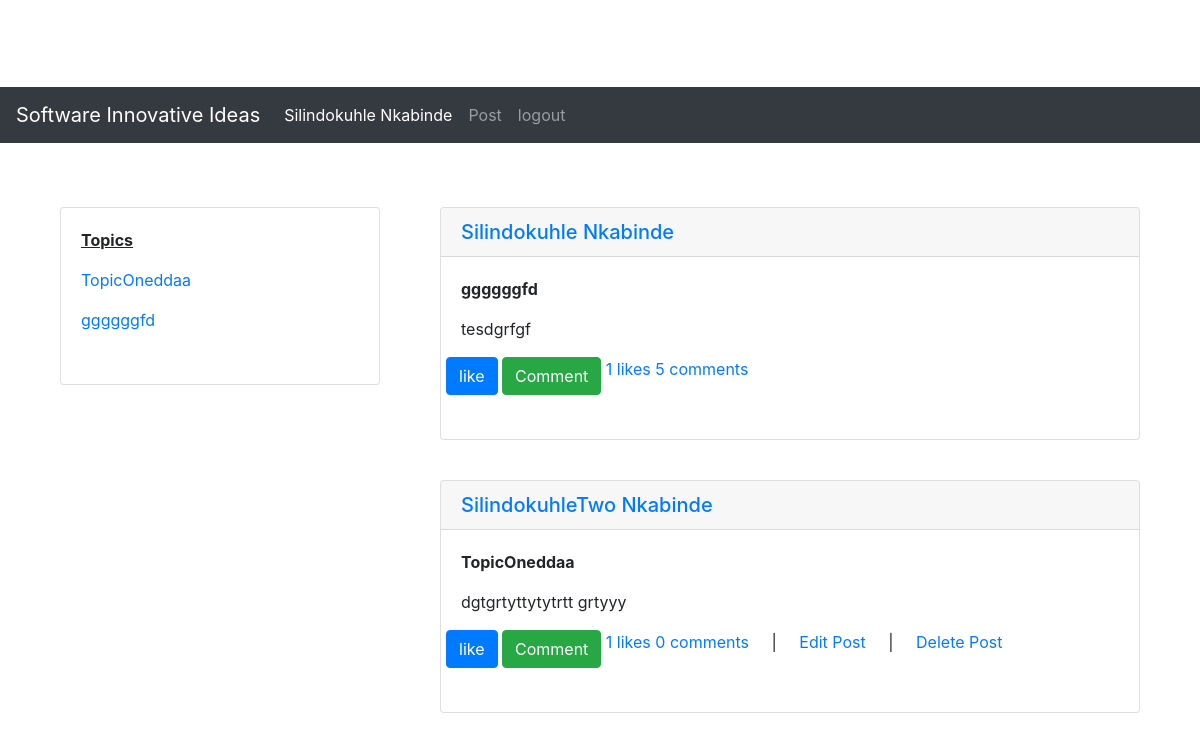
The app's page /landing/10 with its own data.
### blog/models.py (models this page shows)
class Topics(models.Model):
	topic = models.CharField(max_length=255)
	topic_date = models.DateTimeField(max_length=50)

class Users(models.Model):
	User_roleID = models.ForeignKey(UserRoles, on_delete=models.CASCADE, null=True)
	user_name = models.CharField(max_length=255)
	name = models.CharField(max_length=255, default= '')
	birthdate = models.CharField(max_length=255)
	surname = models.CharField(max_length=255, default= '')
	email = models.CharField(max_length=255, default= '')
	identifier = models.CharField(max_length=255, default= '')
	password = models.CharField(max_length=255)
	cell_number = models.CharField(max_length=80)
	user_date = models.DateTimeField(max_length=50)

class Ideas(models.Model):
	userID = models.ForeignKey(Users, on_delete=models.CASCADE)
	idea = models.TextField(default= '')
	idea_date = models.DateTimeField(max_length=50)

### blog/views.py (the view)
# urls.py: path('landing/<int:userid>', views.main_landing, name='main_landing'),
def main_landing(request, userid):
  context = {"topics":"", "userid": "", "ideas": []}
  template = loader.get_template('landing.html')
  listtopicsqueryresult = topics_queries.list_topics_query();
  if listtopicsqueryresult["success"] == True:
    context["topics"] = listtopicsqueryresult["result"]
    user = {
    "id": userid
    }
    get_user_by_id_queryresult = users_queries.get_user_by_id_query(user)
    ideas_queries_result = ideas_queries.get_ideas_and_topics_query({"userID": get_user_by_id_queryresult["result"]["id"]})
    role_query_result = user_roles_queries.get_user_role_by_id_query(get_user_by_id_queryresult["result"]["User_roleID_id"])
    print(role_query_result)
    print(ideas_queries_result["result"])
    print(get_user_by_id_queryresult)
    context["userid"] = get_user_by_id_queryresult["result"]["id"]
    context["ideas"] = ideas_queries_result["result"]
    context["role"] = role_query_result["result"]["role"]
    return HttpResponse(template.render(context, request))
  return HttpResponse(template.render(context, request))

### blog/topics_queries.py (called while the page is built)
def list_topics_query():
	result = {"success": False, "result": {}, "error": []}
	try:
		list_topics_query_result = Topics.objects.values().distinct()
		if list_topics_query_result is None:
			return result
		else:
			result["success"] = True
			result["result"] = list_topics_query_result
			result["error"] = []
			return result
		return result
	except Exception as error:
			result["success"] = False
			result["result"] = {}
			result["error"].append(error)
	return result

### blog/user_roles_queries.py (called while the page is built)
def get_user_role_by_id_query(roleid):
	result = {"success": False, "result": {}, "error": []}
	try:
		user_role_result = UserRoles.objects.filter(id=roleid).values().first()
		print("user_role")
		print(user_role_result)
		if user_role_result is None:
			return result
		else:
			result["success"] = True
			result["result"] = user_role_result
			result["error"] = []
			return result
		return result
	except Exception as error:
			print("get_user_role_by_id_query error")
			print(error)
			result["success"] = False
			result["result"] = roleid
			result["error"].append("role doesn't exist for role_id {0}" .format(roleid))
	return result

### blog/users_queries.py (called while the page is built)
def get_user_by_id_query(user):
	result = {"success": False, "result": {}, "error": []}
	try:
		print(user["id"])
		user_query_result = Users.objects.filter(id=user["id"]).values().first()
		if user_query_result is None:
			return result
		else:
			result["success"] = True
			result["result"] = user_query_result
			result["error"] = None
			return result
		return result
	except Exception as error:
			print("get_user_by_id_query error")
			print(error)
			result["success"] = False
			result["result"] = user
			result["error"].append(error)
	return result

### blog/templates/landing.html (shortened to what this page needs)
﻿<!DOCTYPE html>
{% load static %}
<html lang="en" xmlns="http://www.w3.org/1999/xhtml">
<head>
    <link rel="stylesheet" href="{% static '.\bootstrap\dist\css\bootstrap.css' %}">
    <link rel="stylesheet" href="{% static '.\bootstrap\dist\css\website\landing.css' %}">
</head>
<body>
    <nav class="navbar navbar-expand-lg navbar-dark bg-dark">
        <a class="navbar-brand" href="#">Software Innovative Ideas</a>
        <div class="collapse navbar-collapse" id="navbarSupportedContent">
            <ul class="navbar-nav mr-auto">
                <li class="nav-item active">
                    <a class="nav-link" href="./myprofile.html">Silindokuhle Nkabinde<span class="sr-only">(current)</span></a>
                </li>
                <li class="nav-item">
                    <a class="nav-link" href="/addidea/{{userid}}">Post</a>
                </li>
                <li class="nav-item">
                    <a class="nav-link" href="/logout/">logout</a>
                </li>
            </ul>
        </div>
    </nav>
    <div class="pt-5 container">
        <div class="row">
            <div class="col-md-4">
                <div class="pt-3 pb-4 container">
                    <div class="pb-3 card">
                        <div class="card-body">
                            <p id="topics"><b><u>Topics</u></b></p>
                            {% for x in topics %}
                            <p><a href="{{x.id}}" class="card-text">{{x.topic}}</a></p>
                            {% endfor %}
                        </div>
                    </div>
                </div>
            </div>
            <div class="col-md-8">
                {% for x in ideas %}
                <div class="pt-3 pb-4 container">
                    <div class="pb-2 card">
                        <h5 class="card-header"><a href="{{x.userID}}">{{x.name}} {{x.surname}}</a></h5>
                        <div class="card-body">
                            <p id="topics"><b>{{x.topic}}</b></p>
                            <p class="card-text">{{x.idea}}</p>
                            <div class="row">
                                <form action="/addlike/{{userid}}" method="post">
                                    <button type="submit" class="btn btn-primary">like</button>
                                </form>&nbsp;
                                <form action="/addcomment/{{userid}}" method="post">
                                    <button type="submit" class="btn btn-success">Comment</button>
                                </form>&nbsp;
                                <form id="listlikes" action="/likes/{{userid}}" method="post">
                                    <a href="#" onclick="gotoListLikes({{ x }}, {{userid}})">{{x.likes}} likes</a>&nbsp;
                                </form>
                                <form id="listcomments" action="/addcomment/{{userid}}" method="post">
                                    <a href="#" onclick="gotoListComments({{ x }}, {{userid}})">{{x.comments}} comments</a>
                                </form>
                                {% if x.canEdit == 1 %}
                                &nbsp;&nbsp; &nbsp;&nbsp;| &nbsp;&nbsp;&nbsp;&nbsp;
                                <form id="editidea" action="/editidea/{{userid}}" method="post">
                                    <a href="#" onclick="editPost({{ x }}, '{{x.topic}}', {{userid}})">Edit Post</a>
                                </form>&nbsp;&nbsp; &nbsp;&nbsp;| &nbsp;&nbsp;&nbsp;&nbsp;
                                <form id="deleteidea" action="/deleteidea/{{userid}}" method="post">
                                    <a href="#" onclick="deletePost({{x}}, '{{x.topic}}', '{{x.topicID}}', {{userid}})">Delete Post</a>
                                </form>
                                {% endif %}
                            </div>
                        </div>
                    </div>
                </div>
                {% endfor %}
            </div>
        </div>
    </div>
</body>
</html>

### records on screen
Topics: topic "TopicOneddaa", topic "TopicOneddaa"
Topics: topic "ggggggfd", topic "ggggggfd"
Users: name "Silindokuhle", surname "Nkabinde"
Ideas: idea "tesdgrfgf"
Users: name "SilindokuhleTwo", surname "Nkabinde"
Ideas: idea "dgtgrtyttytytrtt grtyyy"

### other values on screen
{{ x.likes }} "1" "1"
{{ x.comments }} "5" "0"
